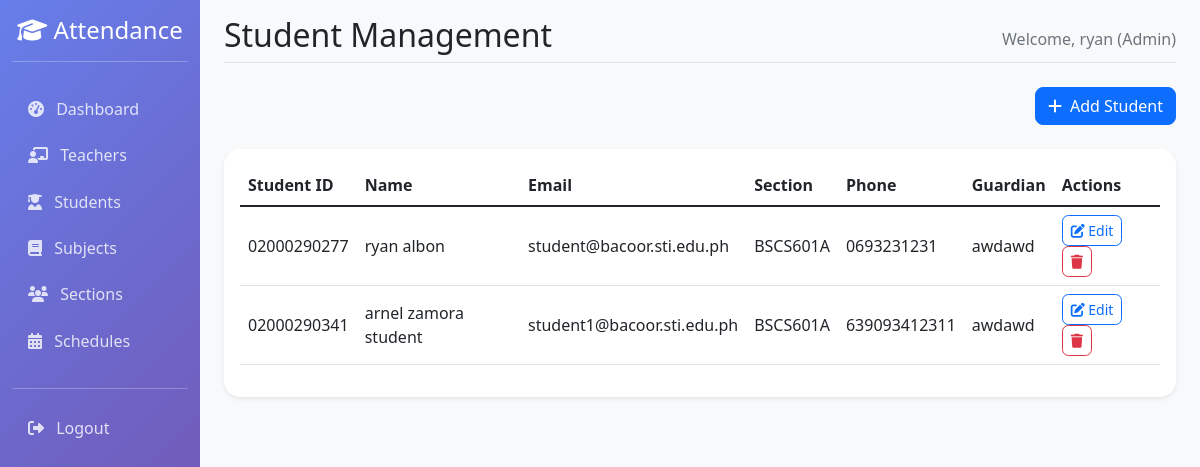
Page /admin-portal/students/ (signed in) on the committed database.
### webapp/models.py (models this page shows, shortened)
class CustomUser(AbstractUser):
    USER_TYPE_CHOICES = [
        ('admin', 'Admin'),
        ('teacher', 'Teacher'),
        ('student', 'Student'),
    ]
    email = models.EmailField(unique=True)
    user_type = models.CharField(max_length=10, choices=USER_TYPE_CHOICES)
    middle_name = models.CharField(max_length=150, blank=True)
    USERNAME_FIELD = 'email'
    REQUIRED_FIELDS = ['username', 'first_name', 'last_name', 'user_type']

class Student(models.Model):
    id = models.UUIDField(primary_key=True, default=uuid.uuid4, editable=False)
    user = models.OneToOneField(CustomUser, on_delete=models.CASCADE)
    student_id = models.CharField(max_length=20, unique=True)
    first_name = models.CharField(max_length=50)
    last_name = models.CharField(max_length=50)
    section = models.ForeignKey(Section, on_delete=models.CASCADE)
    phone = models.CharField(max_length=15, blank=True)
    guardian_name = models.CharField(max_length=100, blank=True)
    guardian_phone = models.CharField(max_length=15, blank=True)
    @property
    def full_name(self):
        return f"{self.first_name} {self.last_name}"

class Section(models.Model):
    id = models.UUIDField(primary_key=True, default=uuid.uuid4, editable=False)
    name = models.CharField(max_length=50)
    year_level = models.CharField(max_length=20)
    created_at = models.DateTimeField(auto_now_add=True)

### webapp/admin_views.py (the view)
# urls.py: path('students/', admin_views.student_list, name='student_list'),
@login_required
def student_list(request):
    if request.user.user_type != 'admin':
        return redirect('login')
    try:
        students = Student.objects.select_related('user', 'section').all().order_by('student_id')
        context = {
            'students': students,
            'sections': Section.objects.all(),
        }
        return render(request, 'webapp/admin/student_list.html', context)
    except Exception as e:
        messages.error(request, f'Error loading students: {str(e)}')
        return redirect('admin_dashboard')

### webapp/templates/webapp/admin/student_list.html (shortened to what this page needs)
{% extends 'webapp/base.html' %}
{% block page_title %}Student Management{% endblock %}
{% block content %}
<div class="row">
    <div class="col-12 mb-4">
        <div class="d-flex justify-content-end">
            <button type="button" class="btn btn-primary" data-bs-toggle="modal" data-bs-target="#addStudentModal">
                <i class="fas fa-plus me-2"></i>Add Student
            </button>
        </div>
    </div>
    <div class="col-12">
        <div class="card">
            <div class="card-body">
                <div class="table-responsive">
                    <table class="table" id="student-table">
                        <thead>
                            <tr>
                                <th>Student ID</th>
                                <th>Name</th>
                                <th>Email</th>
                                <th>Section</th>
                                <th>Phone</th>
                                <th>Guardian</th>
                                <th>Actions</th>
                            </tr>
                        </thead>
                        <tbody>
                            {% for student in students %}
                            <tr>
                                <td>{{ student.student_id }}</td>
                                <td>{{ student.full_name }}</td>
                                <td>{{ student.user.email }}</td>
                                <td>{{ student.section.name }}</td>
                                <td>{{ student.phone }}</td>
                                <td>{{ student.guardian_name }}</td>
                                <td>
                                    <button type="button" class="btn btn-sm btn-outline-primary"
                                            onclick="editStudent({
                                                id: '{{ student.id }}',
                                                studentId: '{{ student.student_id }}',
                                                firstName: '{{ student.first_name }}',
                                                lastName: '{{ student.last_name }}',
                                                email: '{{ student.user.email }}',
                                                section: '{{ student.section.id }}',
                                                phone: '{{ student.phone|default:'' }}',
                                                guardianName: '{{ student.guardian_name|default:'' }}',
                                                guardianPhone: '{{ student.guardian_phone|default:'' }}'
                                            })">
                                        <i class="fas fa-edit"></i> Edit
                                    </button>
                                    <a href="{% url 'student_delete' student.id %}"
                                       class="btn btn-sm btn-outline-danger delete-student"
                                       onclick="return confirm('Are you sure you want to delete this student?')">
                                        <i class="fas fa-trash"></i>
                                    </a>
                                </td>
                            </tr>
                            {% endfor %}
                        </tbody>
                    </table>
                </div>
            </div>
        </div>
    </div>
</div>
{% endblock %}

### webapp/templates/webapp/base.html (shortened to what this page needs)
<!DOCTYPE html>
<html lang="en">
<head>
    <link href="https://cdn.jsdelivr.net/npm/bootstrap@5.1.3/dist/css/bootstrap.min.css" rel="stylesheet">
    <link href="https://cdnjs.cloudflare.com/ajax/libs/font-awesome/6.4.0/css/all.min.css" rel="stylesheet">
    <link rel="stylesheet" type="text/css" href="https://cdn.datatables.net/buttons/2.2.3/css/buttons.bootstrap5.min.css">
    <link rel="stylesheet" href="https://cdn.jsdelivr.net/npm/sweetalert2@11.7.3/dist/sweetalert2.min.css">
</head>
<body>
    {% if user.is_authenticated %}
    <div class="container-fluid">
        <div class="row">
            <nav class="col-md-3 col-lg-2 d-md-block sidebar collapse">
                <div class="position-sticky pt-3">
                    <div class="text-center mb-4">
                        <h4><i class="fas fa-graduation-cap"></i> Attendance</h4>
                        <hr class="text-white">
                    </div>
                    {% if user.user_type == 'admin' %}
                        <ul class="nav flex-column">
                            <li class="nav-item">
                                <a class="nav-link" href="{% url 'admin_dashboard' %}">
                                    <i class="fas fa-tachometer-alt me-2"></i> Dashboard
                                </a>
                            </li>
                            <li class="nav-item">
                                <a class="nav-link" href="{% url 'teacher_list' %}">
                                    <i class="fas fa-chalkboard-teacher me-2"></i> Teachers
                                </a>
                            </li>
                            <li class="nav-item">
                                <a class="nav-link" href="{% url 'student_list' %}">
                                    <i class="fas fa-user-graduate me-2"></i> Students
                                </a>
                            </li>
                            <li class="nav-item">
                                <a class="nav-link" href="{% url 'subject_list' %}">
                                    <i class="fas fa-book me-2"></i> Subjects
                                </a>
                            </li>
                            <li class="nav-item">
                                <a class="nav-link" href="{% url 'section_list' %}">
                                    <i class="fas fa-users me-2"></i> Sections
                                </a>
                            </li>
                            <li class="nav-item">
                                <a class="nav-link" href="{% url 'schedule_list' %}">
                                    <i class="fas fa-calendar-alt me-2"></i> Schedules
                                </a>
                            </li>
                        </ul>
                    {% endif %}
                    <hr class="text-white mt-4">
                    <ul class="nav flex-column">
                        <li class="nav-item">
                            <a class="nav-link" href="{% url 'logout' %}">
                                <i class="fas fa-sign-out-alt me-2"></i> Logout
                            </a>
                        </li>
                    </ul>
                </div>
            </nav>
            <main class="col-md-9 ms-sm-auto col-lg-10 px-md-4 main-content">
                <div class="pt-3 pb-2 mb-3">
                    <div class="d-flex justify-content-between flex-wrap flex-md-nowrap align-items-center border-bottom">
                        <h1 class="h2">{% block page_title %}Dashboard{% endblock %}</h1>
                        <div class="text-muted">
    Welcome,
    {% if user.user_type == 'teacher' %}
        {{ teacher.full_name }} (Teacher)
    {% elif user.user_type == 'student' %}
        {{ student.first_name }} {{ student.last_name }} (Student)
    {% elif user.user_type == 'admin' %}
        {{ user.username }} (Admin)
    {% else %}
        {{ user.first_name|default:user.username }}
    {% endif %}
</div>
                    </div>
                    <div class="mt-4">
                        {% block content %}
                        {% endblock %}
                    </div>
                </div>
            </main>
        </div>
    </div>
    {% endif %}
</body>
</html>

### webapp/templates/webapp/base.html (style rules this page uses)
.sidebar { min-height: 100vh; background: linear-gradient(135deg, #667eea 0%, #764ba2 100%); color: white; }
.sidebar .nav-link { color: rgba(255, 255, 255, 0.8); border-radius: 0.5rem; margin: 0.2rem 0; transition: all 0.3s ease; }
.main-content { background-color: #f8f9fa; min-height: 100vh; }
.card { border: none; border-radius: 1rem; box-shadow: 0 0.125rem 0.25rem rgba(0, 0, 0, 0.075); transition: all 0.3s ease; }
.btn { border-radius: 0.5rem; transition: all 0.3s ease; }
.table td { vertical-align: middle; }
.btn-sm { padding: 0.25rem 0.5rem; font-size: 0.875rem; border-radius: 0.4rem; }

### rows in the picture
CustomUser: username "ryan"
Student: student_id "02000290277", full_name "ryan albon", user.email "student@bacoor.sti.edu.ph", section.name "BSCS601A", phone "0693231231", guardian_name "awdawd"
Student: student_id "02000290341", full_name "arnel zamora student", user.email "student1@bacoor.sti.edu.ph", section.name "BSCS601A", phone "639093412311", guardian_name "awdawd"
